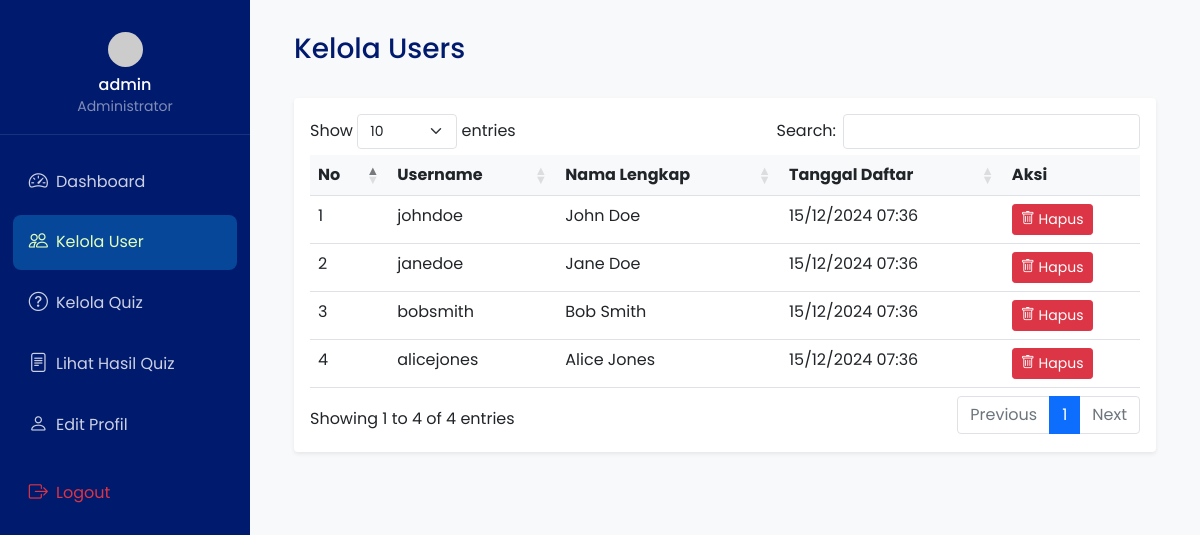
The page /admin/users.php (signed in) on the database its author committed.
### tables this page shows
CREATE TABLE users (
    id INT PRIMARY KEY AUTO_INCREMENT,
    username VARCHAR(50) NOT NULL,
    password VARCHAR(255) NOT NULL,
    full_name VARCHAR(100) DEFAULT NULL,
    gender CHAR(1) DEFAULT NULL,
    birth_date DATE DEFAULT NULL,
    phone VARCHAR(20) DEFAULT NULL,
    profile_photo VARCHAR(255) DEFAULT NULL,
    total_score INT DEFAULT 0,
    role VARCHAR(20) NOT NULL DEFAULT 'user',
    created_at TIMESTAMP DEFAULT CURRENT_TIMESTAMP,
    updated_at TIMESTAMP DEFAULT CURRENT_TIMESTAMP ON UPDATE CURRENT_TIMESTAMP,
    deleted_at TIMESTAMP NULL DEFAULT NULL
);

### admin/users.php (the view, shortened to what this page needs)
<?php
require_once '../config/config.php';
$query = "SELECT * FROM users WHERE role != 'admin' ORDER BY created_at DESC";
$result = mysqli_query($conn, $query);
?>
<!DOCTYPE html>
<html>
<head>
    <link href="https://cdn.jsdelivr.net/npm/bootstrap@5.1.3/dist/css/bootstrap.min.css" rel="stylesheet">
    <link href="https://cdn.jsdelivr.net/npm/bootstrap-icons@1.7.2/font/bootstrap-icons.css" rel="stylesheet">
    <link href="https://cdn.datatables.net/1.11.5/css/dataTables.bootstrap5.min.css" rel="stylesheet">
    <link href="/assets/css/style.css" rel="stylesheet">
    <link href="/assets/css/sidebar.css" rel="stylesheet">
    <link href="/assets/css/datatables-custom.css" rel="stylesheet">
</head>
<body class="bg-light">
    <?php include 'components/sidebar.php'; ?>
    <div class="main-content">
        <div class="container-fluid">
            <div class="d-flex justify-content-between align-items-center mb-4">
                <h3 class="text-primary-dark">Kelola Users</h3>
            </div>
            <div class="card shadow-sm">
                <div class="card-body">
                    <div class="table-responsive">
                        <table class="table table-hover" id="usersTable">
                            <thead class="bg-light">
                                <tr>
                                    <th>No</th>
                                    <th>Username</th>
                                    <th>Nama Lengkap</th>
                                    <th>Tanggal Daftar</th>
                                    <th>Aksi</th>
                                </tr>
                            </thead>
                            <tbody>
                                <?php
                                if ($result && mysqli_num_rows($result) > 0) {
                                    $no = 1;
                                    while ($row = mysqli_fetch_assoc($result)) {
                                ?>
                                <tr>
                                    <td><?php echo $no++; ?></td>
                                    <td><?php echo htmlspecialchars($row['username']); ?></td>
                                    <td><?php echo htmlspecialchars($row['full_name'] ?? '-'); ?></td>
                                    <td><?php echo date('d/m/Y H:i', strtotime($row['created_at'])); ?></td>
                                    <td>
                                        <a href="?delete=<?php echo $row['id']; ?>"
                                           class="btn btn-danger btn-sm delete-btn"
                                           data-username="<?php echo htmlspecialchars($row['username']); ?>">
                                            <i class="bi bi-trash"></i> Hapus
                                        </a>
                                    </td>
                                </tr>
                                <?php
                                    }
                                }
                                ?>
                            </tbody>
                        </table>
                    </div>
                </div>
            </div>
        </div>
    </div>
</body>
</html>

### assets/css/style.css (style rules this page uses)
:root { --primary-dark: #001A6E; --primary: #074799; --secondary: #009990; --light: #E1FFBB; --white: #ffffff; --gray: #6c757d; --success: #28a745; --danger: #dc3545; --font-family: 'Poppins', sans-serif; }
.card { border: none; box-shadow: 0 2px 10px rgba(0,0,0,0.1); }
.text-primary-dark { color: var(--primary-dark) !important; }
body { font-family: var(--font-family); }
h1, h2, h3, h4, h5, h6, .form-label { font-family: var(--font-family); }

### assets/css/sidebar.css (style rules this page uses)
.main-content { margin-left: 250px; padding: 2rem; transition: all 0.3s; }

### rows shown on the page
users: username "johndoe", full_name "John Doe", created_at "15/12/2024 07:36"
users: username "janedoe", full_name "Jane Doe", created_at "15/12/2024 07:36"
users: username "bobsmith", full_name "Bob Smith", created_at "15/12/2024 07:36"
users: username "alicejones", full_name "Alice Jones", created_at "15/12/2024 07:36"

### other values the page prints
$_SESSION['username'] "admin"
